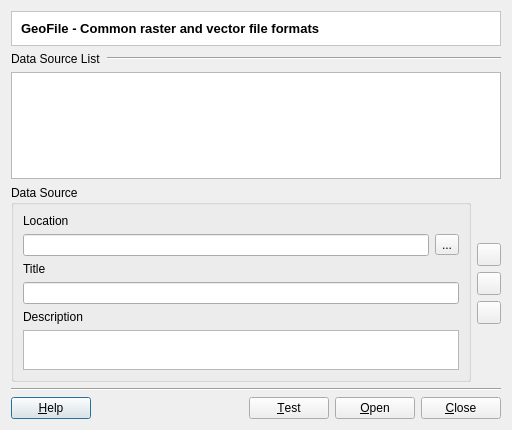
<?xml version="1.0" encoding="UTF-8"?>
<ui version="4.0">
 <class>GeoFileConnectorDialogForm</class>
 <widget class="QDialog" name="GeoFileConnectorDialogForm">
  <property name="geometry">
   <rect>
    <x>0</x>
    <y>0</y>
    <width>512</width>
    <height>430</height>
   </rect>
  </property>
  <property name="windowTitle">
   <string>GeoFile Connector</string>
  </property>
  <layout class="QVBoxLayout" name="verticalLayout_7" stretch="0,0,3,1,0,0">
   <item>
    <widget class="QFrame" name="frame_2">
     <property name="styleSheet">
      <string notr="true">QWidget { background: white }</string>
     </property>
     <property name="frameShape">
      <enum>QFrame::StyledPanel</enum>
     </property>
     <property name="frameShadow">
      <enum>QFrame::Sunken</enum>
     </property>
     <layout class="QVBoxLayout" name="verticalLayout_5">
      <item>
       <widget class="QLabel" name="m_datasourceTypeTitleLabel">
        <property name="font">
         <font>
          <pointsize>10</pointsize>
          <weight>75</weight>
          <bold>true</bold>
         </font>
        </property>
        <property name="text">
         <string>GeoFile - Common raster and vector file formats</string>
        </property>
       </widget>
      </item>
     </layout>
    </widget>
   </item>
   <item>
    <layout class="QHBoxLayout" name="horizontalLayout" stretch="0,1">
     <item>
      <widget class="QLabel" name="label">
       <property name="text">
        <string>Data Source List</string>
       </property>
      </widget>
     </item>
     <item>
      <widget class="Line" name="line">
       <property name="orientation">
        <enum>Qt::Horizontal</enum>
       </property>
      </widget>
     </item>
    </layout>
   </item>
   <item>
    <widget class="QListWidget" name="m_datasourceListWidget"/>
   </item>
   <item>
    <layout class="QHBoxLayout" name="horizontalLayout_5">
     <item>
      <widget class="QGroupBox" name="groupBox">
       <property name="title">
        <string>Data Source</string>
       </property>
       <layout class="QVBoxLayout" name="verticalLayout_6">
        <item>
         <layout class="QVBoxLayout" name="verticalLayout_3">
          <item>
           <widget class="QLabel" name="label_4">
            <property name="text">
             <string>Location</string>
            </property>
           </widget>
          </item>
          <item>
           <layout class="QHBoxLayout" name="horizontalLayout_2">
            <item>
             <widget class="QLineEdit" name="m_datasourceLineEdit"/>
            </item>
            <item>
             <widget class="QToolButton" name="m_fileSearchToolButton">
              <property name="text">
               <string>...</string>
              </property>
             </widget>
            </item>
           </layout>
          </item>
         </layout>
        </item>
        <item>
         <layout class="QVBoxLayout" name="verticalLayout">
          <item>
           <widget class="QLabel" name="label_2">
            <property name="text">
             <string>Title</string>
            </property>
           </widget>
          </item>
          <item>
           <widget class="QLineEdit" name="m_datasourceTitleLineEdit"/>
          </item>
         </layout>
        </item>
        <item>
         <layout class="QVBoxLayout" name="verticalLayout_2">
          <item>
           <widget class="QLabel" name="label_3">
            <property name="text">
             <string>Description</string>
            </property>
           </widget>
          </item>
          <item>
           <widget class="QTextEdit" name="m_datasourceDescriptionTextEdit">
            <property name="sizePolicy">
             <sizepolicy hsizetype="Expanding" vsizetype="Minimum">
              <horstretch>0</horstretch>
              <verstretch>0</verstretch>
             </sizepolicy>
            </property>
            <property name="minimumSize">
             <size>
              <width>0</width>
              <height>40</height>
             </size>
            </property>
            <property name="toolTip">
             <string>A more detailed description about the data source</string>
            </property>
           </widget>
          </item>
         </layout>
        </item>
       </layout>
      </widget>
     </item>
     <item>
      <layout class="QVBoxLayout" name="verticalLayout_4">
       <item>
        <spacer name="verticalSpacer_2">
         <property name="orientation">
          <enum>Qt::Vertical</enum>
         </property>
         <property name="sizeHint" stdset="0">
          <size>
           <width>20</width>
           <height>40</height>
          </size>
         </property>
        </spacer>
       </item>
       <item>
        <widget class="QToolButton" name="m_addDatasourceToolButton">
         <property name="toolTip">
          <string>add data source to the list</string>
         </property>
         <property name="text">
          <string/>
         </property>
        </widget>
       </item>
       <item>
        <widget class="QToolButton" name="m_removeDatasourceToolButton">
         <property name="toolTip">
          <string>remove selected data source from the list</string>
         </property>
         <property name="text">
          <string/>
         </property>
        </widget>
       </item>
       <item>
        <widget class="QToolButton" name="m_updateDatasourceToolButton">
         <property name="toolTip">
          <string>update selected data source information</string>
         </property>
         <property name="text">
          <string/>
         </property>
        </widget>
       </item>
       <item>
        <spacer name="verticalSpacer">
         <property name="orientation">
          <enum>Qt::Vertical</enum>
         </property>
         <property name="sizeHint" stdset="0">
          <size>
           <width>20</width>
           <height>40</height>
          </size>
         </property>
        </spacer>
       </item>
      </layout>
     </item>
    </layout>
   </item>
   <item>
    <widget class="Line" name="line_2">
     <property name="orientation">
      <enum>Qt::Horizontal</enum>
     </property>
    </widget>
   </item>
   <item>
    <layout class="QHBoxLayout" name="horizontalLayout_4" stretch="0,1,0">
     <item>
      <widget class="QPushButton" name="m_helpPushButton">
       <property name="text">
        <string>&amp;Help</string>
       </property>
      </widget>
     </item>
     <item>
      <spacer name="horizontalSpacer">
       <property name="orientation">
        <enum>Qt::Horizontal</enum>
       </property>
       <property name="sizeHint" stdset="0">
        <size>
         <width>40</width>
         <height>20</height>
        </size>
       </property>
      </spacer>
     </item>
     <item>
      <layout class="QHBoxLayout" name="horizontalLayout_3">
       <item>
        <widget class="QPushButton" name="m_testPushButton">
         <property name="text">
          <string>&amp;Test</string>
         </property>
        </widget>
       </item>
       <item>
        <widget class="QPushButton" name="m_openPushButton">
         <property name="text">
          <string>&amp;Open</string>
         </property>
        </widget>
       </item>
       <item>
        <widget class="QPushButton" name="m_closePushButton">
         <property name="text">
          <string>&amp;Close</string>
         </property>
        </widget>
       </item>
      </layout>
     </item>
    </layout>
   </item>
  </layout>
 </widget>
 <tabstops>
  <tabstop>m_datasourceListWidget</tabstop>
  <tabstop>m_fileSearchToolButton</tabstop>
  <tabstop>m_datasourceLineEdit</tabstop>
  <tabstop>m_datasourceTitleLineEdit</tabstop>
  <tabstop>m_datasourceDescriptionTextEdit</tabstop>
  <tabstop>m_openPushButton</tabstop>
  <tabstop>m_closePushButton</tabstop>
  <tabstop>m_testPushButton</tabstop>
  <tabstop>m_addDatasourceToolButton</tabstop>
  <tabstop>m_removeDatasourceToolButton</tabstop>
  <tabstop>m_updateDatasourceToolButton</tabstop>
  <tabstop>m_helpPushButton</tabstop>
 </tabstops>
 <resources/>
 <connections>
  <connection>
   <sender>m_closePushButton</sender>
   <signal>pressed()</signal>
   <receiver>GeoFileConnectorDialogForm</receiver>
   <slot>reject()</slot>
   <hints>
    <hint type="sourcelabel">
     <x>451</x>
     <y>404</y>
    </hint>
    <hint type="destinationlabel">
     <x>193</x>
     <y>404</y>
    </hint>
   </hints>
  </connection>
 </connections>
</ui>
